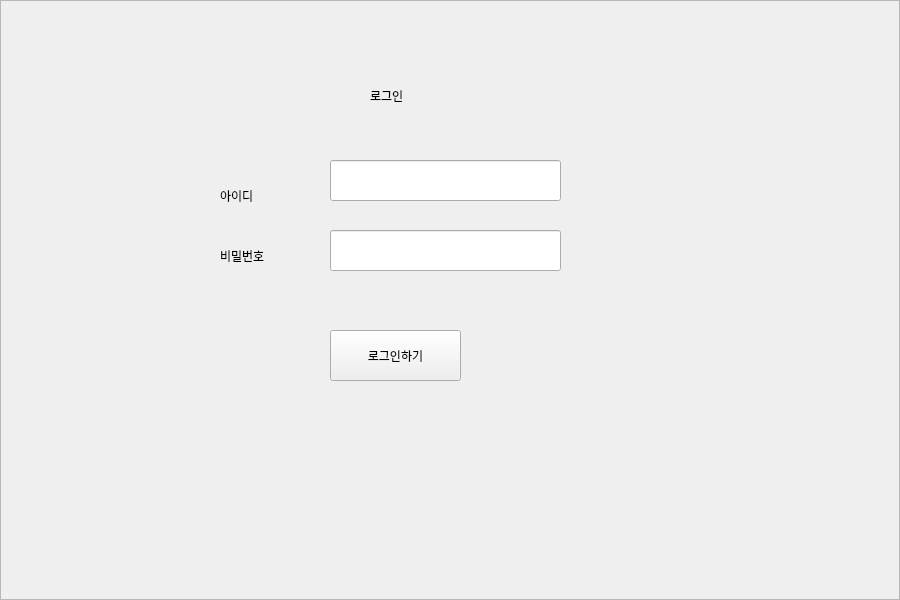
<?xml version="1.0" encoding="UTF-8"?>
<ui version="4.0">
 <class>login</class>
 <widget class="QWidget" name="login">
  <property name="geometry">
   <rect>
    <x>0</x>
    <y>0</y>
    <width>900</width>
    <height>600</height>
   </rect>
  </property>
  <property name="windowTitle">
   <string>Form</string>
  </property>
  <widget class="QFrame" name="frame">
   <property name="geometry">
    <rect>
     <x>0</x>
     <y>0</y>
     <width>900</width>
     <height>600</height>
    </rect>
   </property>
   <property name="frameShape">
    <enum>QFrame::StyledPanel</enum>
   </property>
   <property name="frameShadow">
    <enum>QFrame::Raised</enum>
   </property>
   <widget class="QLabel" name="label">
    <property name="geometry">
     <rect>
      <x>370</x>
      <y>70</y>
      <width>251</width>
      <height>51</height>
     </rect>
    </property>
    <property name="text">
     <string>로그인</string>
    </property>
   </widget>
   <widget class="QLabel" name="label_2">
    <property name="geometry">
     <rect>
      <x>220</x>
      <y>190</y>
      <width>56</width>
      <height>12</height>
     </rect>
    </property>
    <property name="text">
     <string>아이디</string>
    </property>
   </widget>
   <widget class="QLabel" name="label_3">
    <property name="geometry">
     <rect>
      <x>220</x>
      <y>250</y>
      <width>56</width>
      <height>12</height>
     </rect>
    </property>
    <property name="text">
     <string>비밀번호</string>
    </property>
   </widget>
   <widget class="QLineEdit" name="id_line">
    <property name="geometry">
     <rect>
      <x>330</x>
      <y>160</y>
      <width>231</width>
      <height>41</height>
     </rect>
    </property>
   </widget>
   <widget class="QLineEdit" name="pw_line">
    <property name="geometry">
     <rect>
      <x>330</x>
      <y>230</y>
      <width>231</width>
      <height>41</height>
     </rect>
    </property>
   </widget>
   <widget class="QPushButton" name="login_btn">
    <property name="geometry">
     <rect>
      <x>330</x>
      <y>330</y>
      <width>131</width>
      <height>51</height>
     </rect>
    </property>
    <property name="text">
     <string>로그인하기</string>
    </property>
   </widget>
  </widget>
 </widget>
 <resources/>
 <connections/>
</ui>
